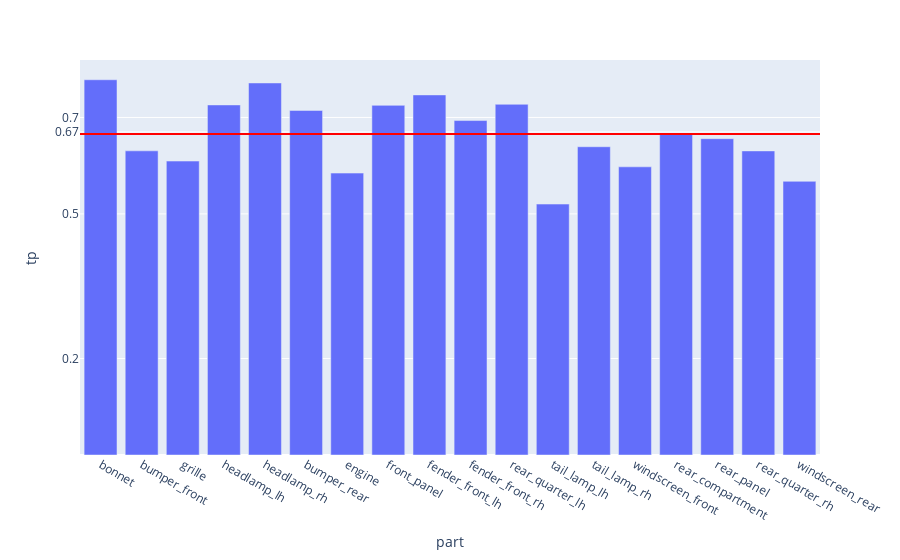

The notebook cell this image was saved under:
### Code cell
fig = px.bar(evalMetrics, x = 'part', y = 'tp')

fig.add_hline(y=avgTp, line_width=2, line_color="red")

fig.update_layout(
    yaxis = dict(
        tickmode = 'array',
        tickvals = [np.format_float_positional(avgTp, 2), 0.2, 0.5, 0.7],
    )
)
fig

### Figure 1 — Plotly figure (JSON) as saved in the notebook; plotly's stock layout.template omitted (floating-point values rounded to 4 significant figures)
{"data": [{"alignmentgroup": "True", "hovertemplate": "part=%{x}<br>tp=%{y}<extra></extra>", "legendgroup": "", "marker": {"color": "#636efa", "pattern": {"shape": ""}}, "name": "", "offsetgroup": "", "orientation": "v", "showlegend": false, "textposition": "auto", "type": "bar", "x": ["bonnet", "bumper_front", "grille", "headlamp_lh", "headlamp_rh", "bumper_rear", "engine", "front_panel", "fender_front_lh", "fender_front_rh", "rear_quarter_lh", "tail_lamp_lh", "tail_lamp_rh", "windscreen_front", "rear_compartment", "rear_panel", "rear_quarter_rh", "windscreen_rear"], "xaxis": "x", "y": [0.7782, 0.6308, 0.6096, 0.726, 0.7715, 0.7146, 0.5846, 0.7251, 0.7468, 0.6936, 0.7273, 0.5204, 0.6393, 0.5976, 0.667, 0.656, 0.6306, 0.5676], "yaxis": "y"}], "layout": {"barmode": "relative", "legend": {"tracegroupgap": 0}, "margin": {"t": 60}, "shapes": [{"line": {"color": "red", "width": 2}, "type": "line", "x0": 0, "x1": 1, "xref": "x domain", "y0": 0.6659, "y1": 0.6659, "yref": "y"}], "xaxis": {"anchor": "y", "domain": [0, 1], "title": {"text": "part"}}, "yaxis": {"anchor": "x", "domain": [0, 1], "tickmode": "array", "tickvals": ["0.67", 0.2, 0.5, 0.7], "title": {"text": "tp"}}}}
